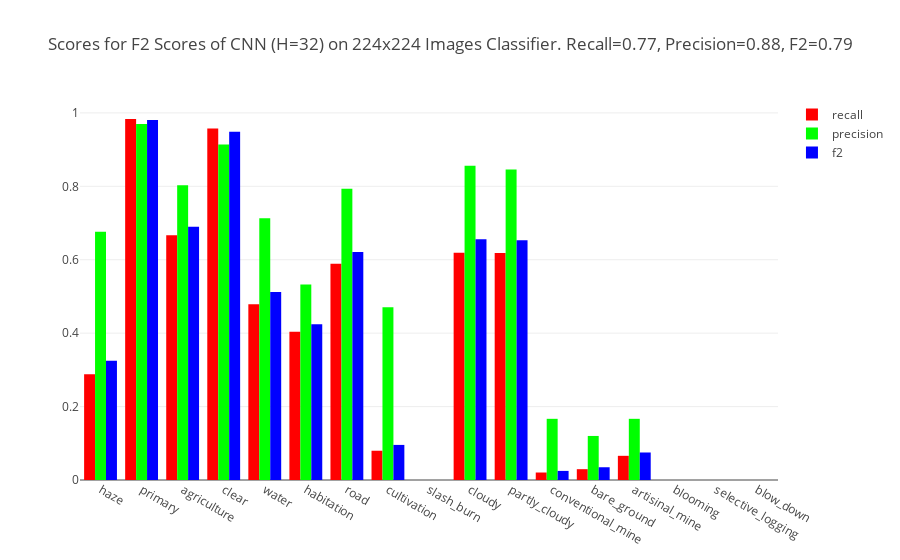

This figure's notebook cell:
### Markdown cell above
## Convolution Neural Network

Next, we try using a convolutional neural network. More specifically, we use the VGG19 network architecture with pre-trained weights from the imagenet detection task to transform each image to a 512 7x7 response fields, then train a traditional 3-layer neural network that uses those fields as inputs. Here, we just load the pre-trained weights from the extra layers and predict the test labels.

### Code cell
force_train = False
cnn_file_path = os.path.join(data_dir, 'vgg19_cnn.h5')
if force_train or not os.path.exists(cnn_file_path):
    cnn = planet.predict.VGG19ConvNeuralNetwork.from_data(train_images, train_labels, 32)
    cnn.write(cnn_file_path)
else:
    cnn = planet.predict.VGG19ConvNeuralNetwork.from_file(cnn_file_path)
    
pred_labels_cnn = cnn.predict(test_images)

cnn_fig = planet.predict.make_scores_plot(pred_labels_cnn, test_labels, label_names, 'F2 Scores of CNN (H={}) on 224x224 Images'.format(32))
plotly.offline.iplot(cnn_fig, filename=os.path.join(data_dir, 'cnn_scores.html'))

### Figure 1 — Plotly figure (JSON) as saved in the notebook; plotly's stock layout.template omitted (floating-point values rounded to 4 significant figures)
{"data": [{"marker": {"color": "rgb(255, 0, 0)"}, "name": "recall", "type": "bar", "x": ["haze", "primary", "agriculture", "clear", "water", "habitation", "road", "cultivation", "slash_burn", "cloudy", "partly_cloudy", "conventional_mine", "bare_ground", "artisinal_mine", "blooming", "selective_logging", "blow_down"], "y": [0.2878, 0.9834, 0.6664, 0.9575, 0.4785, 0.404, 0.589, 0.07971, 0, 0.6193, 0.618, 0.02041, 0.02948, 0.06587, 0, 0, 0]}, {"marker": {"color": "rgb(0, 255, 0)"}, "name": "precision", "type": "bar", "x": ["haze", "primary", "agriculture", "clear", "water", "habitation", "road", "cultivation", "slash_burn", "cloudy", "partly_cloudy", "conventional_mine", "bare_ground", "artisinal_mine", "blooming", "selective_logging", "blow_down"], "y": [0.676, 0.97, 0.8028, 0.9137, 0.7127, 0.5326, 0.7937, 0.4706, 0, 0.856, 0.8455, 0.1667, 0.12, 0.1667, 0, 0, 0]}, {"marker": {"color": "rgb(0, 0, 255)"}, "name": "f2", "type": "bar", "x": ["haze", "primary", "agriculture", "clear", "water", "habitation", "road", "cultivation", "slash_burn", "cloudy", "partly_cloudy", "conventional_mine", "bare_ground", "artisinal_mine", "blooming", "selective_logging", "blow_down"], "y": [0.3252, 0.9807, 0.6898, 0.9484, 0.5122, 0.4245, 0.621, 0.09559, 0, 0.6556, 0.6532, 0.02475, 0.03472, 0.07493, 0, 0, 0]}], "layout": {"barmode": "group", "title": "Scores for F2 Scores of CNN (H=32) on 224x224 Images Classifier. Recall=0.77, Precision=0.88, F2=0.79"}}
